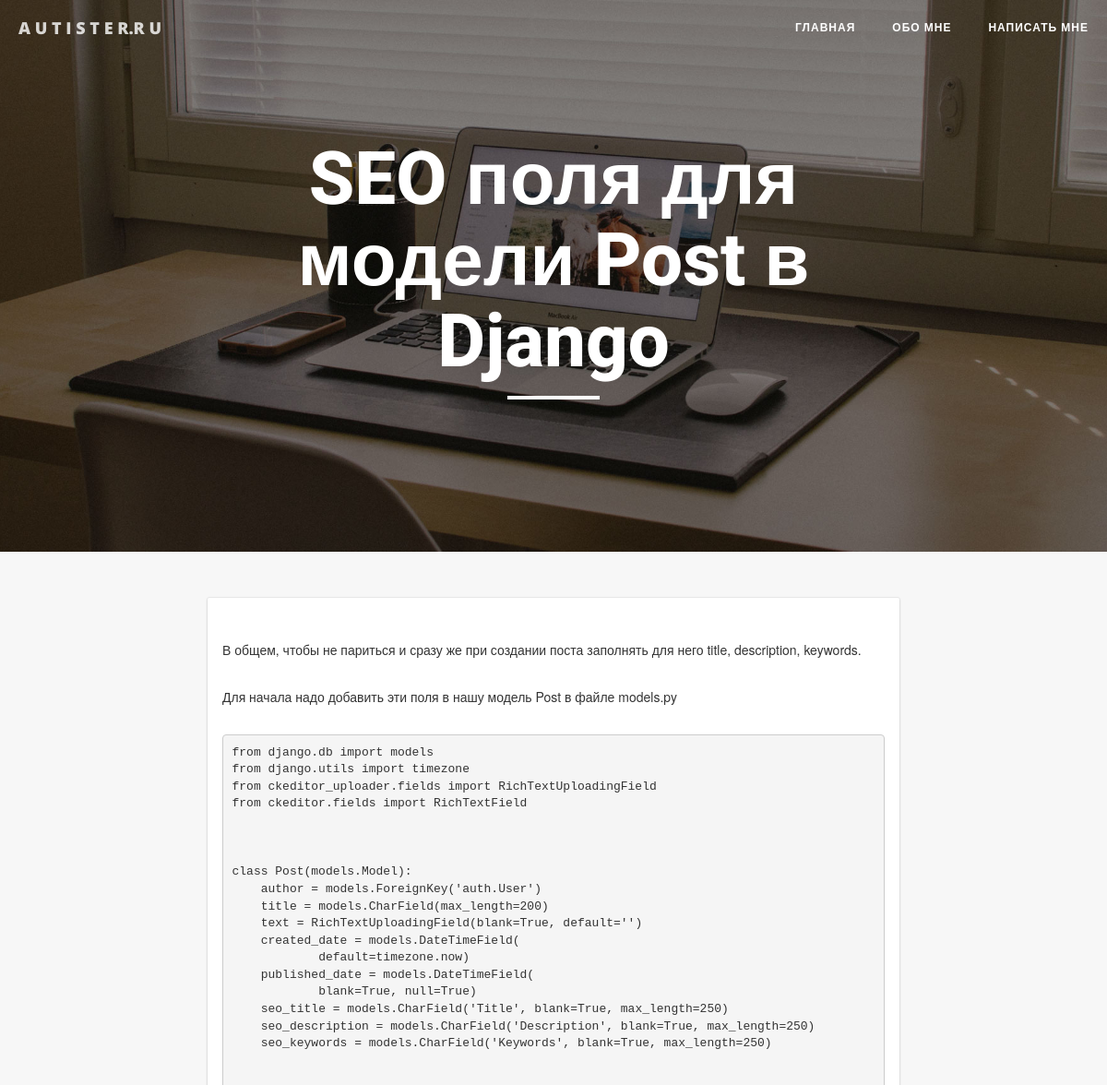
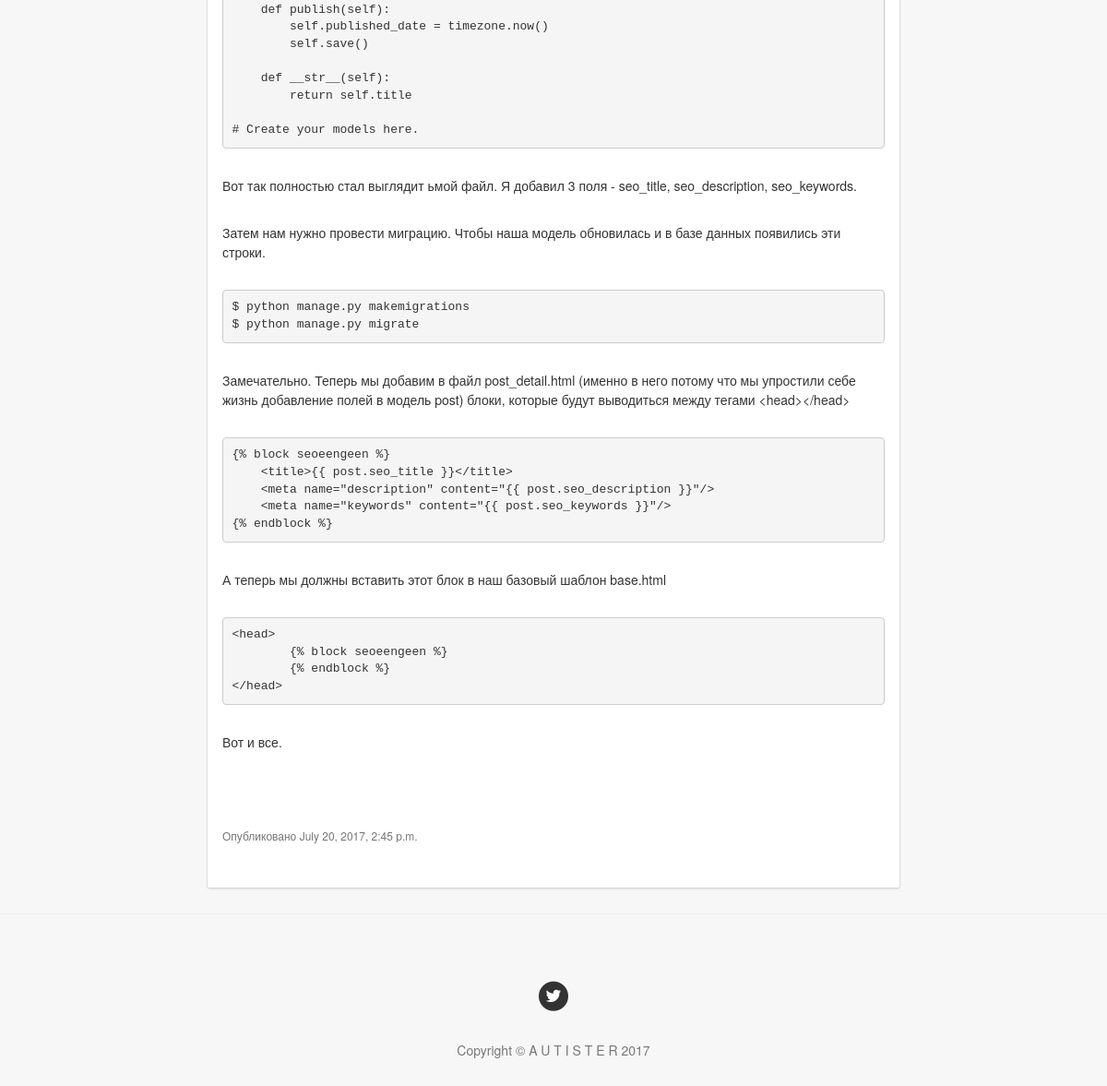
The app's page /post/39/, older data (2 pictures, top to bottom).
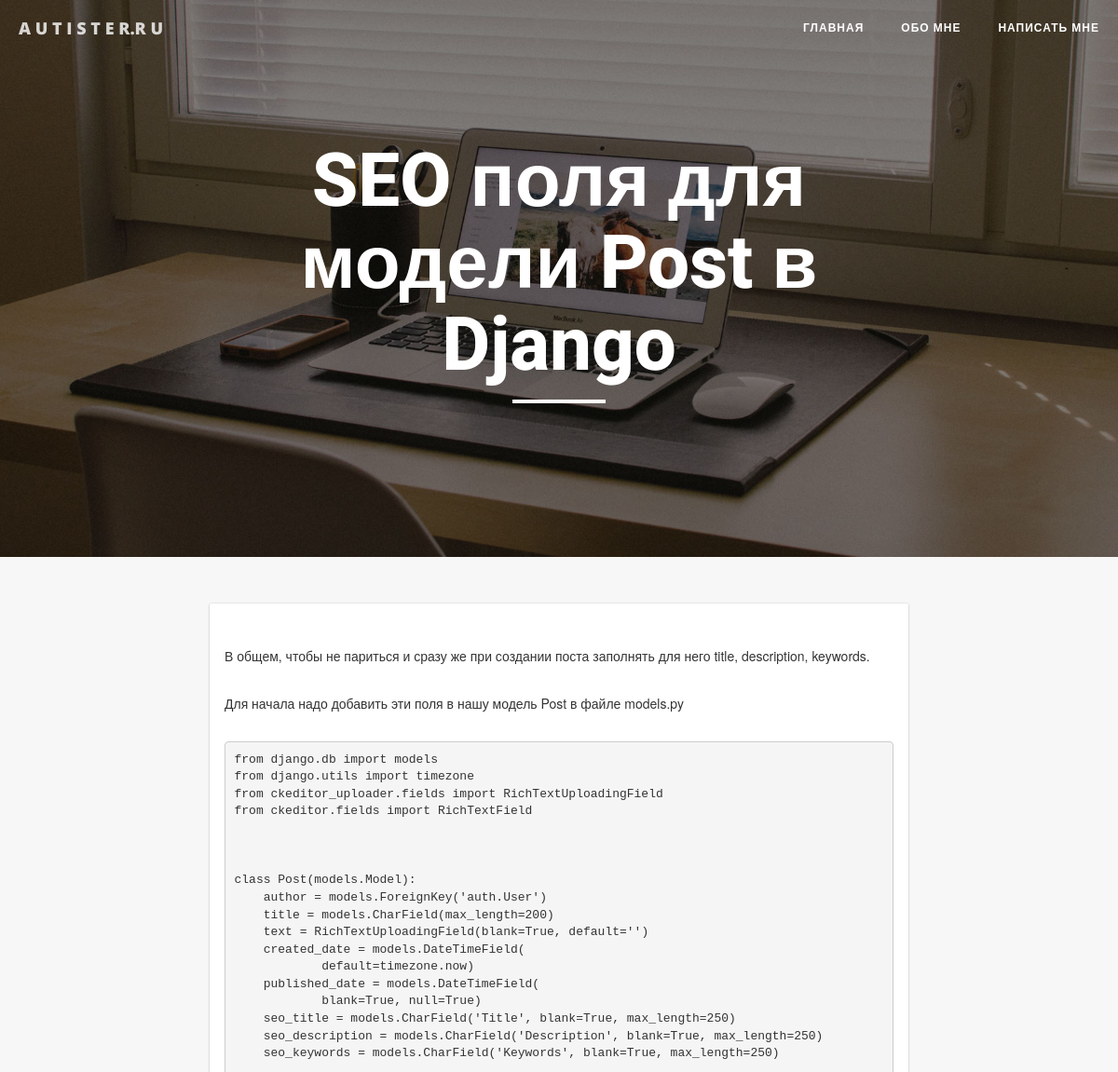
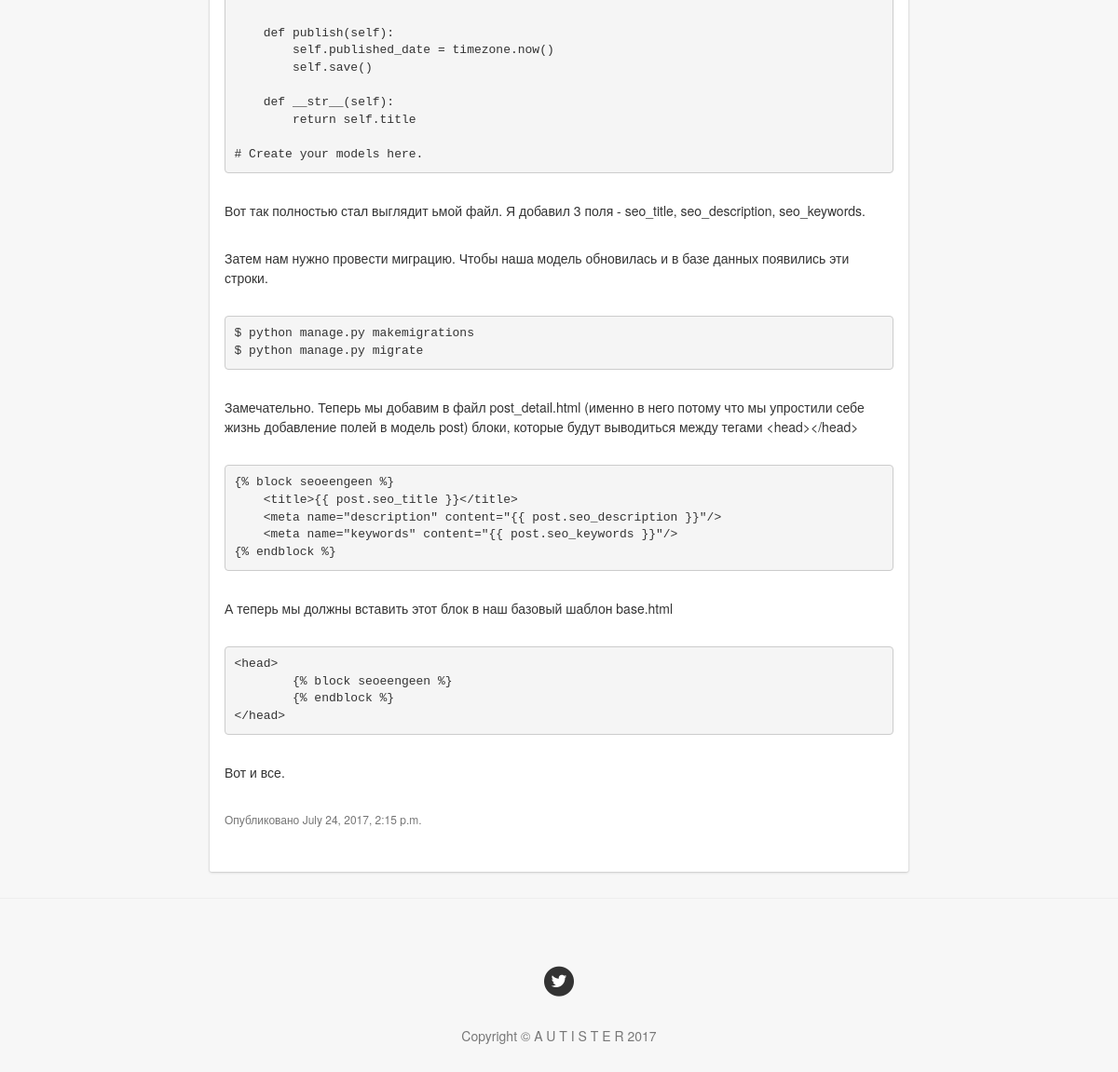
The same page, newer data (2 pictures, top to bottom).
### autist/models.py (models this page shows, shortened)
class Post(models.Model):
    author = models.ForeignKey('auth.User')
    title = models.CharField(max_length=200)
    text = RichTextUploadingField(blank=True, default='')
    created_date = models.DateTimeField(
            default=timezone.now)
    published_date = models.DateTimeField(
            blank=True, null=True)
    seo_title = models.CharField('Title', blank=True, max_length=250)
    seo_description = models.CharField('Description', blank=True, max_length=250)
    seo_keywords = models.CharField('Keywords', blank=True, max_length=250)

### autist/views.py (the view)
# urls.py: url(r'^post/(?P<pk>[0-9]+)/$', views.post_detail, name='post_detail'),
def post_detail(request, pk):
    post = get_object_or_404(Post, pk=pk)
    return render(request, 'autist/post_detail.html', {'post': post})

### autist/templates/autist/post_detail.html (shortened to what this page needs)
{% extends 'autist/base.html' %}
{% block h1 %}
{{ post.title }}
{% endblock %}
    {% block content %}
     <div class="post-preview">
            			<p>{{ post.text|safe }}</p>
						{% if post.published_date %}
                		<p class="post-meta">Опубликовано {{ post.published_date }}</p>
            			{% endif %}
</div>
{% endblock %}

### autist/templates/autist/base.html (shortened to what this page needs)
{% load staticfiles %}
{% load meta_tags %}
<!DOCTYPE html>
<html lang="ru" >
<head>
    <link href="{% static 'vendor/bootstrap/css/bootstrap.css' %}" rel="stylesheet">
    <link href="{% static 'css/clean-blog.css' %}" rel="stylesheet">
    <link href="{% static 'vendor/font-awesome/css/font-awesome.min.css' %}" rel="stylesheet" type="text/css">
	<link href="{% static 'css/style.css' %}" rel="stylesheet">
</head>
<body>
    <nav class="navbar navbar-default navbar-custom navbar-fixed-top">
        <div class="container-fluid">
            <div class="navbar-header page-scroll">
                <a class="navbar-brand" href="/">A U T I S T E R.R U</a>
            </div>
            <div class="collapse navbar-collapse" id="bs-example-navbar-collapse-1">
                <ul class="nav navbar-nav navbar-right">
                    <li>
                        <a href="/">Главная</a>
                    </li>
                    <li>
                        <a href="/about/">Обо мне</a>
                    </li>
                    <li>
                        <a href="/contact/">Написать мне</a>
                    </li>
                </ul>
            </div>
        </div>
    </nav>
	<header class="intro-header" style="background-image: url({% static 'img/home-bg.jpg' %})">
        <div class="container">
            <div class="row">
                <div class="col-lg-8 col-lg-offset-2 col-md-10 col-md-offset-1">
                    <div class="site-heading">
                        <h1>
							{% block h1 %}
							{% endblock %}
						</h1>
                        <hr class="small">
                    </div>
                </div>
            </div>
        </div>
    </header>
    <div class="container">
        <div class="row">
            <div class="col-lg-8 col-lg-offset-2 col-md-10 col-md-offset-1">
				{% block content %}
                {% endblock %}
            </div>
        </div>
    </div>
    <hr>
    <footer>
        <div class="container">
            <div class="row">
                <div class="col-lg-8 col-lg-offset-2 col-md-10 col-md-offset-1">
                    <ul class="list-inline text-center">
                        <li>
                            <a href="https://twitter.com/gukobrist">
                                <span class="fa-stack fa-lg">
                                    <i class="fa fa-circle fa-stack-2x"></i>
                                    <i class="fa fa-twitter fa-stack-1x fa-inverse"></i>
                                </span>
                            </a>
                        </li>
                    </ul>
                    <p class="copyright text-muted">Copyright &copy; A U T I S T E R 2017</p>
                </div>
            </div>
        </div>
    </footer>
</body>
</html>

### autist/static/css/clean-blog.css (style rules this page uses)
body { font-family: "Helvetica Neue", Helvetica, Arial, sans-serif; font-size: 14px; color: #333333; }
p { line-height: 1.5; margin: 30px 0; }
h1, h2, h3, h4, h5, h6 { font-family: 'Roboto', sans-serif; font-weight: 800; }
a { color: #333333; }
hr.small { max-width: 100px; margin: 15px auto; border-width: 4px; border-color: white; }
.navbar-custom { position: absolute; top: 0; left: 0; width: 100%; z-index: 3; font-family: 'Open Sans', 'Helvetica Neue', Helvetica, Arial, sans-serif; }
.navbar-custom .navbar-brand { font-weight: 800; }
.navbar-custom .nav li a { text-transform: uppercase; font-size: 12px; font-weight: 800; letter-spacing: 1px; }
@media only screen and (min-width: 768px) { .navbar-custom { background: transparent; border-bottom: 1px solid transparent; } }
@media only screen and (min-width: 768px) { .navbar-custom .navbar-brand { color: white; padding: 20px; } }
@media only screen and (min-width: 768px) { .navbar-custom .nav li a { color: white; padding: 20px; } }
@media only screen and (min-width: 1170px) { .navbar-custom { -webkit-transition: background-color 0.3s; -moz-transition: background-color 0.3s; transition: background-color 0.3s; -webkit-transform: translate3d(0, 0, 0); -moz-transform: translate3d(0, 0, 0); -ms-transform: translate3d(0, 0, 0); -o-transform: translate3d(0, 0, 0); transform: translate3d(0, 0, 0); -webkit-backface-visibility: hidden; backface-visibility: hidden; } }
.intro-header { background-color: #777777; background: no-repeat center center; background-attachment: scroll; -webkit-background-size: cover; -moz-background-size: cover; background-size: cover; -o-background-size: cover; margin-bottom: 50px; }
.intro-header .site-heading, .intro-header .post-heading, .intro-header .page-heading { padding: 100px 0 50px; color: white; }
@media only screen and (min-width: 768px) { .intro-header .site-heading, .intro-header .post-heading, .intro-header .page-heading { padding: 150px 0; } }
.intro-header .site-heading, .intro-header .page-heading { text-align: center; }
.intro-header .site-heading h1, .intro-header .page-heading h1 { margin-top: 0; font-size: 50px; }
@media only screen and (min-width: 768px) { .intro-header .site-heading h1, .intro-header .page-heading h1 { font-size: 80px; } }
.post-preview > .post-meta { font-size: 12px; line-height: 20px; color: #757575; }
footer { padding: 50px 0 65px; }
footer .list-inline { margin: 0; padding: 0; }
footer .copyright { font-size: 14px; text-align: center; margin-bottom: 0; }
body { -webkit-tap-highlight-color: #0085A1; }

### autist/static/css/style.css (style rules this page uses)
.post-preview { display: block; padding: 16px; -webkit-box-shadow: 0 1px 3px 0 rgba(0,0,0,0.16), 0 0 0 1px rgba(0,0,0,0.04); box-shadow: 0 1px 3px 0 rgba(0,0,0,0.16), 0 0 0 1px rgba(0,0,0,0.04); -webkit-transition: box-shadow .3s ease-in-out; transition: box-shadow .3s ease-in-out; background-color: #fff; -webkit-border-radius: 2px; border-radius: 2px; outline: none; margin-bottom: 8px; }
body { background-color: #f7f7f7; }
.post-meta { font-size: 12px; line-height: 20px; color: #757575; }

Row changes from the older to the newer data that the page shows:
changed Post "SEO поля для модели Post в Django": published_date "July 20, 2017, 2:45 p.m." → "July 24, 2017, 2:15 p.m."
